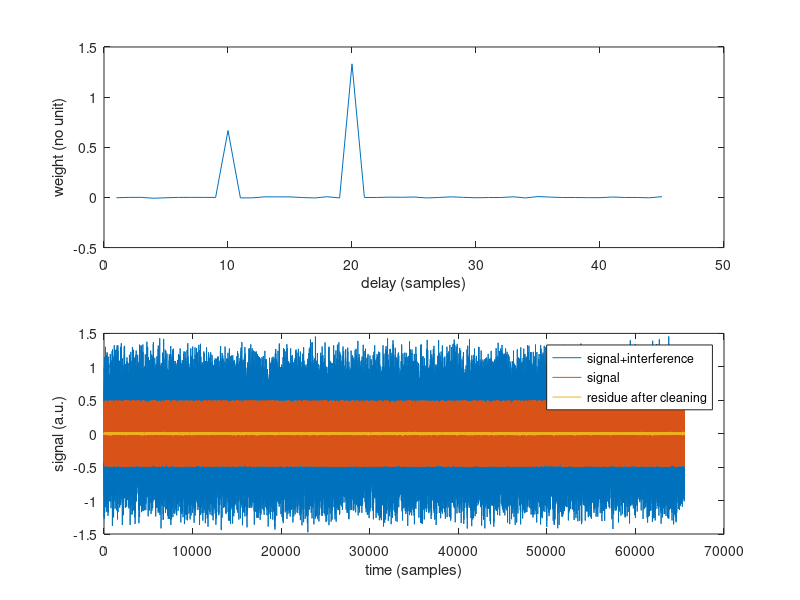

Recreate this plot in MATLAB.
clear all
P=65536;
x=rand(P,1)-0.5;
signal=rand(P,1)-0.5;
xavant=x;
for p=[10 20]
  x(p:P)=x(p:P)+signal(1:end-p+1)*p/15;
end
Nlag=44;
matrice=zeros(Nlag+1,length(x));
for N=0:Nlag
  matrice(N+1,N+1:P)=signal(1:end-N);
end
poidspinv=x'*pinv(matrice);
poids=x'*(matrice'*inv(matrice*matrice'));
size(matrice*matrice')
subplot(211)
plot(poids)
ylabel('weight (no unit)')
xlabel('delay (samples)')
subplot(212)
plot(x')
hold on
plot(xavant')
plot(xavant'-(x'-poidspinv*matrice))
std(x')
std(xavant')
std(xavant'-(x'-poidspinv*matrice))
xlabel('time (samples)')
ylabel('signal (a.u.)')
legend('signal+interference','signal','residue after cleaning')
